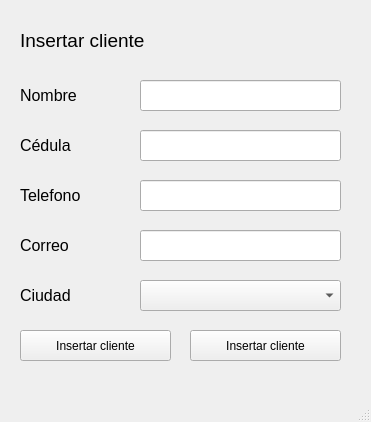
<?xml version="1.0" encoding="UTF-8"?>
<ui version="4.0">
 <class>inser_client</class>
 <widget class="QMainWindow" name="inser_client">
  <property name="geometry">
   <rect>
    <x>0</x>
    <y>0</y>
    <width>371</width>
    <height>422</height>
   </rect>
  </property>
  <property name="windowTitle">
   <string>MainWindow</string>
  </property>
  <widget class="QWidget" name="centralwidget">
   <widget class="QLabel" name="label_3">
    <property name="geometry">
     <rect>
      <x>20</x>
      <y>80</y>
      <width>121</width>
      <height>31</height>
     </rect>
    </property>
    <property name="font">
     <font>
      <pointsize>12</pointsize>
     </font>
    </property>
    <property name="text">
     <string>Nombre</string>
    </property>
   </widget>
   <widget class="QPushButton" name="pushButton_2">
    <property name="geometry">
     <rect>
      <x>190</x>
      <y>330</y>
      <width>151</width>
      <height>31</height>
     </rect>
    </property>
    <property name="text">
     <string>Insertar cliente</string>
    </property>
   </widget>
   <widget class="QLabel" name="label_2">
    <property name="geometry">
     <rect>
      <x>20</x>
      <y>130</y>
      <width>121</width>
      <height>31</height>
     </rect>
    </property>
    <property name="font">
     <font>
      <pointsize>12</pointsize>
     </font>
    </property>
    <property name="text">
     <string>Cédula</string>
    </property>
   </widget>
   <widget class="QLineEdit" name="lineEdit_2">
    <property name="geometry">
     <rect>
      <x>140</x>
      <y>80</y>
      <width>201</width>
      <height>31</height>
     </rect>
    </property>
   </widget>
   <widget class="QLabel" name="label">
    <property name="geometry">
     <rect>
      <x>20</x>
      <y>20</y>
      <width>241</width>
      <height>41</height>
     </rect>
    </property>
    <property name="font">
     <font>
      <pointsize>14</pointsize>
     </font>
    </property>
    <property name="text">
     <string>Insertar cliente</string>
    </property>
   </widget>
   <widget class="QPushButton" name="pushButton">
    <property name="geometry">
     <rect>
      <x>20</x>
      <y>330</y>
      <width>151</width>
      <height>31</height>
     </rect>
    </property>
    <property name="text">
     <string>Insertar cliente</string>
    </property>
   </widget>
   <widget class="QLineEdit" name="lineEdit">
    <property name="geometry">
     <rect>
      <x>140</x>
      <y>130</y>
      <width>201</width>
      <height>31</height>
     </rect>
    </property>
   </widget>
   <widget class="QLabel" name="label_4">
    <property name="geometry">
     <rect>
      <x>20</x>
      <y>180</y>
      <width>121</width>
      <height>31</height>
     </rect>
    </property>
    <property name="font">
     <font>
      <pointsize>12</pointsize>
     </font>
    </property>
    <property name="text">
     <string>Telefono</string>
    </property>
   </widget>
   <widget class="QLineEdit" name="lineEdit_3">
    <property name="geometry">
     <rect>
      <x>140</x>
      <y>180</y>
      <width>201</width>
      <height>31</height>
     </rect>
    </property>
   </widget>
   <widget class="QLabel" name="label_5">
    <property name="geometry">
     <rect>
      <x>20</x>
      <y>230</y>
      <width>121</width>
      <height>31</height>
     </rect>
    </property>
    <property name="font">
     <font>
      <pointsize>12</pointsize>
     </font>
    </property>
    <property name="text">
     <string>Correo</string>
    </property>
   </widget>
   <widget class="QLineEdit" name="lineEdit_4">
    <property name="geometry">
     <rect>
      <x>140</x>
      <y>230</y>
      <width>201</width>
      <height>31</height>
     </rect>
    </property>
   </widget>
   <widget class="QLabel" name="label_6">
    <property name="geometry">
     <rect>
      <x>20</x>
      <y>280</y>
      <width>121</width>
      <height>31</height>
     </rect>
    </property>
    <property name="font">
     <font>
      <pointsize>12</pointsize>
     </font>
    </property>
    <property name="text">
     <string>Ciudad</string>
    </property>
   </widget>
   <widget class="QComboBox" name="comboBox">
    <property name="geometry">
     <rect>
      <x>140</x>
      <y>280</y>
      <width>201</width>
      <height>31</height>
     </rect>
    </property>
   </widget>
  </widget>
  <widget class="QMenuBar" name="menubar">
   <property name="geometry">
    <rect>
     <x>0</x>
     <y>0</y>
     <width>371</width>
     <height>17</height>
    </rect>
   </property>
  </widget>
  <widget class="QStatusBar" name="statusbar"/>
 </widget>
 <resources/>
 <connections/>
</ui>
